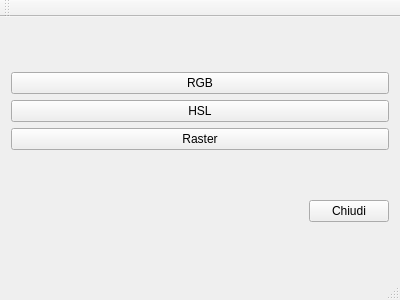
<?xml version="1.0" encoding="UTF-8"?>
<ui version="4.0">
 <class>MenuKalc</class>
 <widget class="QMainWindow" name="MenuKalc">
  <property name="geometry">
   <rect>
    <x>0</x>
    <y>0</y>
    <width>400</width>
    <height>300</height>
   </rect>
  </property>
  <property name="windowTitle">
   <string>Kalc Menu</string>
  </property>
  <widget class="QWidget" name="centralWidget">
   <layout class="QGridLayout" name="gridLayout">
    <item row="1" column="0">
     <spacer name="horizontalSpacer">
      <property name="orientation">
       <enum>Qt::Horizontal</enum>
      </property>
      <property name="sizeHint" stdset="0">
       <size>
        <width>298</width>
        <height>20</height>
       </size>
      </property>
     </spacer>
    </item>
    <item row="1" column="1">
     <widget class="QPushButton" name="btn_close">
      <property name="text">
       <string>Chiudi</string>
      </property>
     </widget>
    </item>
    <item row="0" column="0" colspan="2">
     <layout class="QVBoxLayout" name="verticalLayout_3">
      <item>
       <widget class="QPushButton" name="btn_rgb">
        <property name="text">
         <string>RGB</string>
        </property>
       </widget>
      </item>
      <item>
       <widget class="QPushButton" name="btn_hsl">
        <property name="text">
         <string>HSL</string>
        </property>
       </widget>
      </item>
      <item>
       <widget class="QPushButton" name="btn_raster">
        <property name="text">
         <string>Raster</string>
        </property>
       </widget>
      </item>
     </layout>
    </item>
   </layout>
  </widget>
  <widget class="QMenuBar" name="menuBar">
   <property name="geometry">
    <rect>
     <x>0</x>
     <y>0</y>
     <width>400</width>
     <height>21</height>
    </rect>
   </property>
  </widget>
  <widget class="QToolBar" name="mainToolBar">
   <attribute name="toolBarArea">
    <enum>TopToolBarArea</enum>
   </attribute>
   <attribute name="toolBarBreak">
    <bool>false</bool>
   </attribute>
  </widget>
  <widget class="QStatusBar" name="statusBar"/>
 </widget>
 <layoutdefault spacing="6" margin="11"/>
 <resources/>
 <connections/>
</ui>
